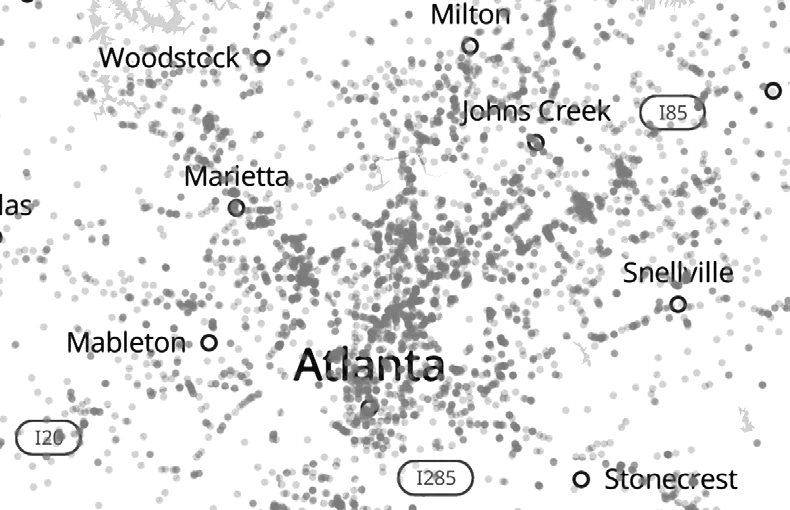
#> input picture assets/zine/atlanta-map.webp, 790 x 510 px
$ python -i build-zine-art.py   (imports and definitions only)
#> lines starting #> are read from the running program, lines starting #| are printed output that depends on the picture; after the words box and inside, x2 and y2 are one past the last pixel; in counts of white or black regions, pixels touching at a corner belong together
#> further down, picture is the input picture: PIL image 790x510 RGBA; mean R, G, B, A 213.8, 213.8, 213.8, 75.4
#!/usr/bin/env python3
"""Rebuild assets/zine/*.webp from the imposed zine sheets.

Run this whenever the creator sends a new revision, after dropping the two PDFs
on assets/zine/deflock-zine-sheet-{1,2}.pdf. It is not a one-off script: doing
this by hand went wrong twice in ways that are genuinely hard to see.

    python3 dev/build-zine-art.py            # rebuild
    python3 dev/build-zine-art.py --check    # report differences, write nothing

Two things this exists to get right.

ORIENTATION. A PDF places a raster under a transformation matrix, so the bytes
stored in the file are not necessarily what prints. On these sheets the plate is
placed mirrored and pole-crowd is placed upside down, and an earlier hand-built
pass shipped both wrong — page 3 and the whole back cover ran left-for-right for
a week without anyone noticing. Every drawing is therefore checked against the
page: its own bounding box is rendered at native resolution and the stored raster
is scored against that render, its mirror and its 180 degree rotation. Whichever
wins is what gets written. If the source ever changes handedness again this
notices on its own.

LIFTING VS RENDERING. Drawings are lifted from the PDF as embedded rasters, not
rendered, so nothing is rescaled on the way in and — more importantly — no type
is baked in. The map is why that matters: its "124 surveillance cameras per
1,000 people" caption is printed over the artwork and is a live overlay in the
page, so a rendered map would show it twice. The plate is the one exception. It
is two rasters stacked at the same origin and only the renderer knows which is
on top, so it is rendered — safe there because no type sits on that panel.

Requires: pdfplumber, Pillow, and poppler's pdfimages (brew install poppler).
"""
import argparse, os, shutil, subprocess, sys, tempfile

import numpy as np
import pdfplumber
from PIL import Image, ImageOps

HERE  = os.path.dirname(os.path.abspath(__file__))
ZINE  = os.path.join(HERE, "..", "assets", "zine")
SHEET = {1: os.path.join(ZINE, "deflock-zine-sheet-1.pdf"),
         2: os.path.join(ZINE, "deflock-zine-sheet-2.pdf")}

# Which drawing is which, keyed by the sheet it lives on and its stored pixel
# size. Sizes are the stable identifier: panel positions move between revisions,
# stored sizes have not. A size that no longer matches is a loud failure rather
# than a silently skipped asset.
DRAWINGS = {
    (1, (790, 510)): "atlanta-map.webp",
    (1, (675, 559)): "cover-camera.webp",
    (1, (600, 314)): "phone-bluetooth.webp",
    (1, (533, 198)): "pole-crowd.webp",
    (2, (360, 254)): "neighborhood.webp",
    (2, (637, 352)): "protest-consent.webp",
    (2, (954, 366)): "reticles.webp",
    (2, (589, 370)): "truck-callouts.webp",
    (2, (744, 300)): "window-watchers.webp",
    (2, (667, 461)): "agents-detain.webp",
}
PLATE = "camera-pole-tall.webp"   # rendered, see the module docstring
BACK  = "back-cover-camera.webp"  # derived from the plate, see cut_back_cover()

# The plate ships mirrored from how the PDF renders it. Both pdfium and poppler
# draw that panel with the camera looking in from the left, and the placement
# matrix agrees with them, but the zine it has to match reads the other way, so
# the artifact wins over the file. Will confirmed this against the printed copy
# on 2026-08-29; do not "fix" it back on the strength of a renderer.
#
# Applied last, after the back cover has been cut, so the fade geometry in
# cut_back_cover() stays measured against the orientation it was measured in and
# the two assets cannot drift apart.
MIRROR = {PLATE, BACK}


def knockout(img):
    """White to a binary alpha, then trim. The recipe the whole set was cut to:
    every asset has hard alpha, and the pages composite them with
    mix-blend-mode:multiply, so partial alpha would double up the paper."""
    img = img.convert("RGB")
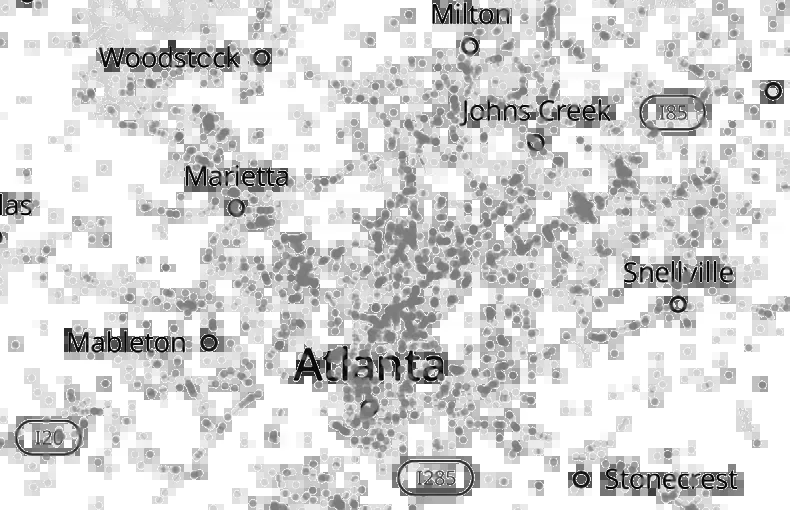
#> img: PIL image 790x510 RGB; mean R, G, B 213.8, 213.8, 213.8
    lum = np.array(img.convert("L"))
    a = np.where(lum >= 250, 0, 255).astype("uint8")
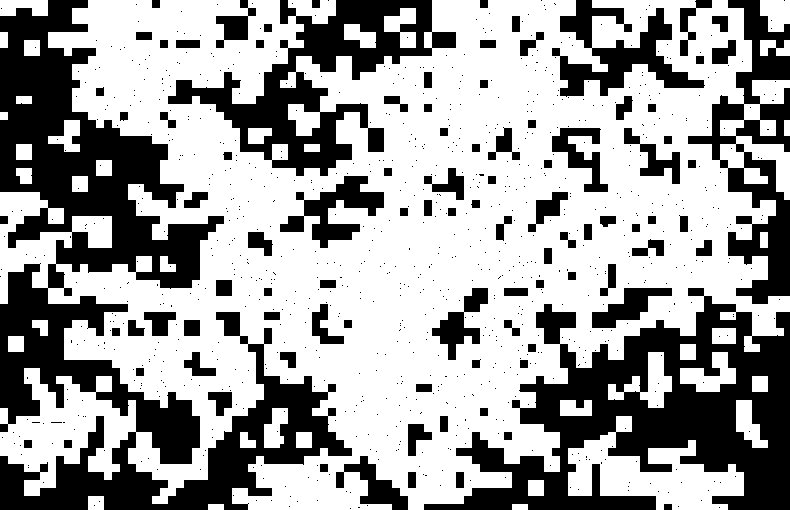
#> a: shape (510, 790); 62.8% white; 957 black regions (859 under 20 px), largest, box (x1, y1, x2, y2) and area: (0, 0, 352, 510) 57696, (424, 288, 790, 510) 34851, (168, 0, 456, 176) 15748
    out = Image.fromarray(np.dstack([np.array(img), a]), "RGBA")
    box = out.getbbox()
#> box = (0, 0, 790, 510)
    return out.crop(box) if box else out


# [134 lines left out: functions score, oriented, render_plate, cut_back_cover, main, not called in this run]


# [2 lines not run here, left out]

>>> from PIL import Image
>>> picture = Image.open('../assets/zine/atlanta-map.webp')
>>> result = knockout(picture)
